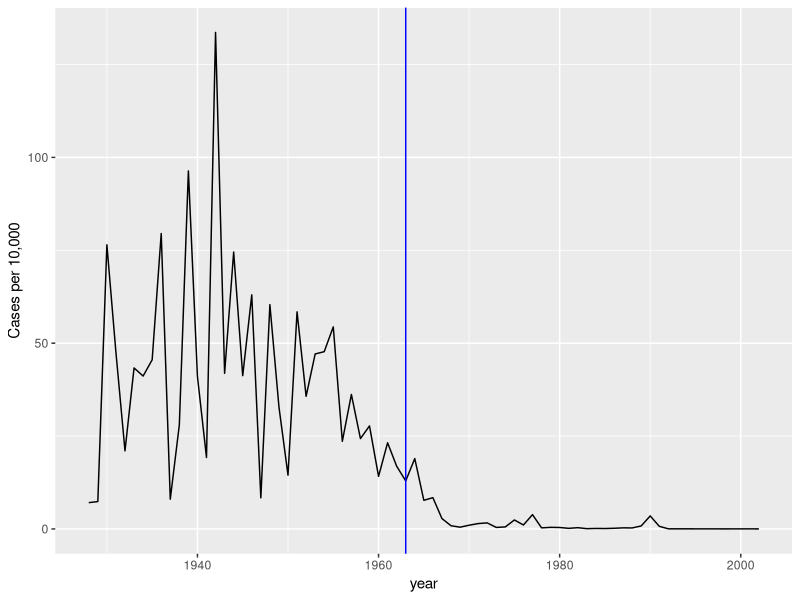
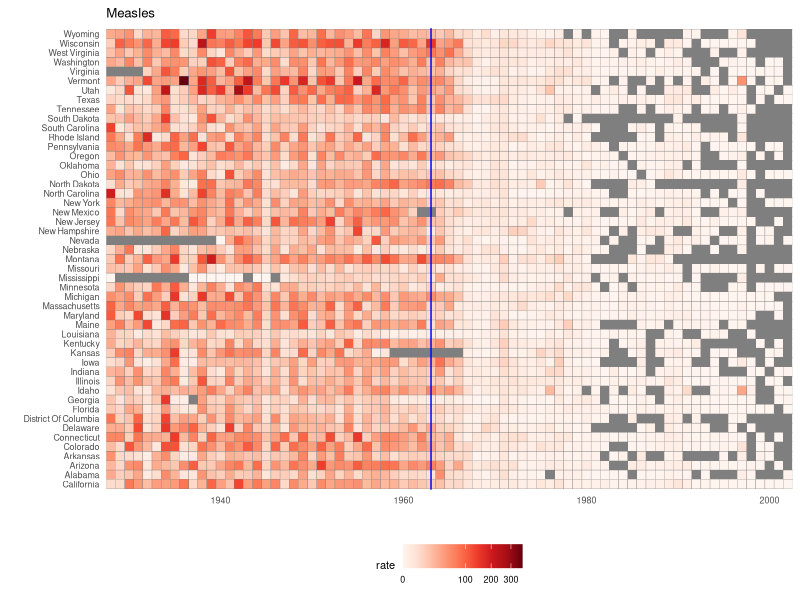
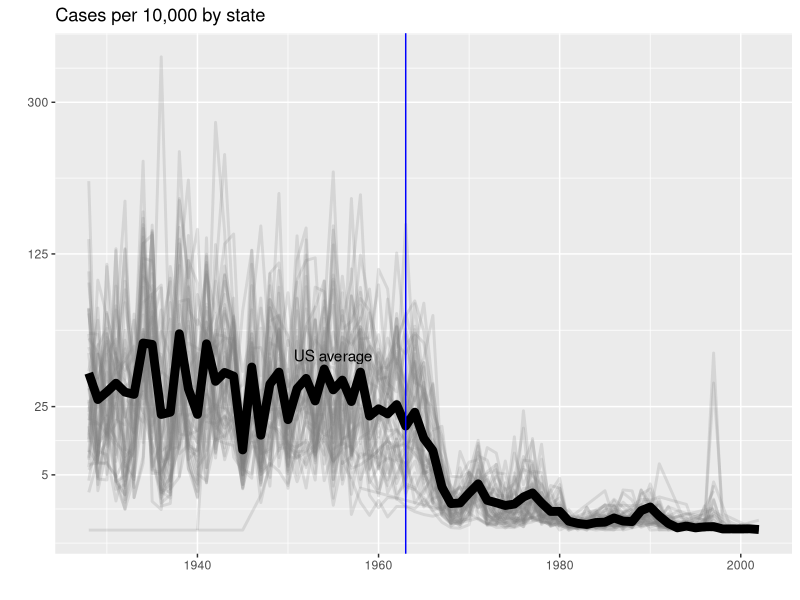

Generate these figures, in order, with R:
library(tidyverse)
library(RColorBrewer)
library(dslabs)
data("us_contagious_diseases")

# assign dat to the per 10,000 rate of measles, removing Alaska and Hawaii and adjusting for weeks reporting
the_disease <- "Measles"
dat <- us_contagious_diseases %>%
  filter(!state %in% c("Hawaii", "Alaska") & disease == the_disease) %>%
  mutate(rate = count / population * 10000 * 52 / weeks_reporting) %>%
  mutate(state = reorder(state, rate))

# plot disease rates per year in California
dat %>% 
  filter(state == "California" & !is.na(rate)) %>%
  ggplot(aes(year, rate)) +
  geom_line() +
  ylab("Cases per 10,000") +
  geom_vline(xintercept=1963, col = "blue")

# tile plot of disease rate by state and year
dat %>%
  ggplot(aes(year, state, fill = rate)) +
  geom_tile(color = "grey50") +
  scale_x_continuous(expand=c(0,0)) +
  scale_fill_gradientn(colors = brewer.pal(9, "Reds"), trans = "sqrt") +
  geom_vline(xintercept=1963, col = "blue") +
  theme_minimal() +
  theme(panel.grid = element_blank(),
        legend.position = "bottom",
        text = element_text(size = 8)) +
  ggtitle(the_disease) +
  xlab("") +
  ylab("")

# compute US average measles rate by year
avg <- us_contagious_diseases %>%
  filter(disease == the_disease) %>%
  group_by(year) %>%
  summarize(us_rate = sum(count, na.rm=TRUE) / sum(population, na.rm=TRUE) * 10000)

# make line plot of measles rate by year by state
dat %>%
  filter(!is.na(rate)) %>%
  ggplot() +
  geom_line(aes(year, rate, group = state), color = "grey50",
            show.legend = FALSE, alpha = 0.2, size = 1) +
  geom_line(mapping = aes(year, us_rate), data = avg, size = 3) +
  scale_y_continuous(trans = "sqrt", breaks = c(5,25,125,300)) +
  ggtitle("Cases per 10,000 by state") +
  xlab("") +
  ylab("") +
  geom_text(data = data.frame(x = 1955, y = 50),
            mapping = aes(x, y, label="US average"),
            color="black") +
  geom_vline(xintercept=1963, col = "blue")
